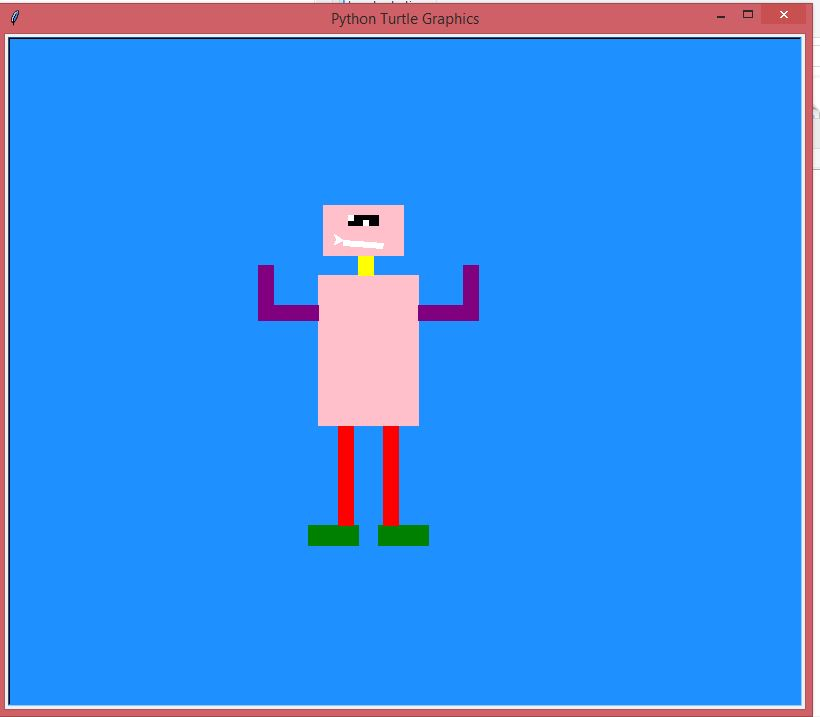

Generate this figure with Python:
import turtle as t 

def rectangle(horizontal,vertical,color):
    t.pendown()
    t.pensize(1)
    t.color(color)
    t.begin_fill()
    for counter in range(1,3):
        t.forward(horizontal)
        t.right(90)
        t.forward(vertical)
        t.right(90)
    t.end_fill()
    t.penup()

t.penup()
t.speed('slow')
t.bgcolor('Dodger blue')

#feet
t.goto(-100, -150)
rectangle(50,20,'green')
t.goto(-30,-150)
rectangle(50,20,'green')

#legs
t.goto(-25, -50)
rectangle(15,100,'red')
t.goto(-55,-50)
rectangle(-15,100,'red')

#body
t.goto(-90,100)
rectangle(100,150,'pink')

#arms
t.goto(-150, 70)
rectangle(60,15,'purple')
t.goto(-150,110)
rectangle(15,40,'purple')

t.goto(10, 70)
rectangle(60,15,'purple')
t.goto(55,110)
rectangle(15,40,'purple')

#neck
t.goto(-50,120)
rectangle(15,20,'yellow')

#head
t.goto(-85,170)
rectangle(80,50,'pink')

#eyes
t.goto(-60, 160)
rectangle(30,10,'black')
t.goto(-60,160)
rectangle(5,5,'white')
t.goto(-45,155)
rectangle(5,5,'white')

#mouth
t.goto(-65,135)
t.right(5)
rectangle(40,5,'white')

t.hidetur()
